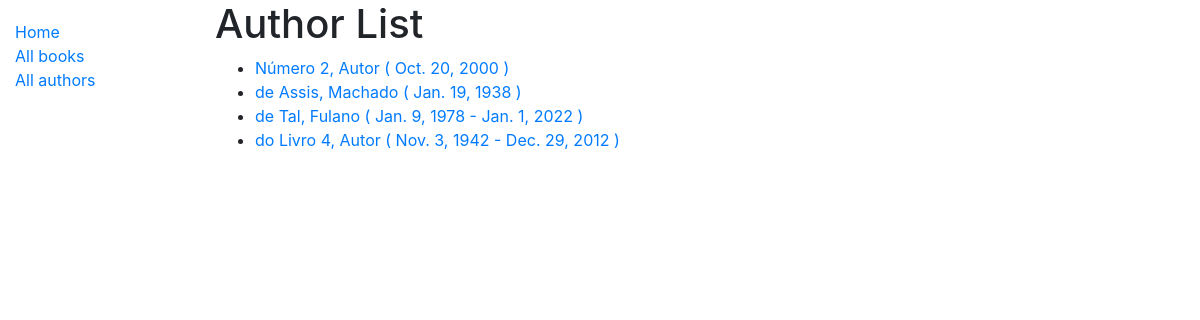
Screenshot of /catalog/authors/ with the database file from the repository.
### catalog/models.py (models this page shows, shortened)
class Author(models.Model):
    first_name = models.CharField(max_length=100)
    last_name = models.CharField(max_length=100)
    date_of_birth = models.DateField(null=True, blank=True)
    date_of_death = models.DateField('Died', null=True, blank=True)
    class Meta:
        ordering = ['last_name', 'first_name']
    def get_absolute_url(self):
        return reverse('author-detail', args=[str(self.id)])

### catalog/views.py (the view)
# urls.py: path('authors/', views.AuthorListView.as_view(), name='authors'),
class AuthorListView(generic.ListView):
    model = Author
    paginate_by = 10

### catalog/templates/catalog/author_list.html (shortened to what this page needs)
{% extends "base.html" %}
{% block content %}
    <h1>Author List</h1>
    {% if author_list %}
    <ul>
        {% for author in author_list %}
        <li>
            <a href="{{ author.get_absolute_url }}">
                {{ author.last_name }}, {{ author.first_name }}
                ( {{ author.date_of_birth}}
                {% if author.date_of_death %}
                    - {{author.date_of_death}}
                {% endif %})
            </a>
        </li>
        {% endfor %}
    </ul>
    {% else %}
        <p>There are no books in the library.</p>
    {% endif %}
{% endblock %}

### rows the page displays
Author: last_name "Número 2", first_name "Autor", date_of_birth "Oct. 20, 2000"
Author: last_name "de Assis", first_name "Machado", date_of_birth "Jan. 19, 1938"
Author: last_name "de Tal", first_name "Fulano", date_of_birth "Jan. 9, 1978", date_of_death "Jan. 1, 2022"
Author: last_name "do Livro 4", first_name "Autor", date_of_birth "Nov. 3, 1942", date_of_death "Dec. 29, 2012"
